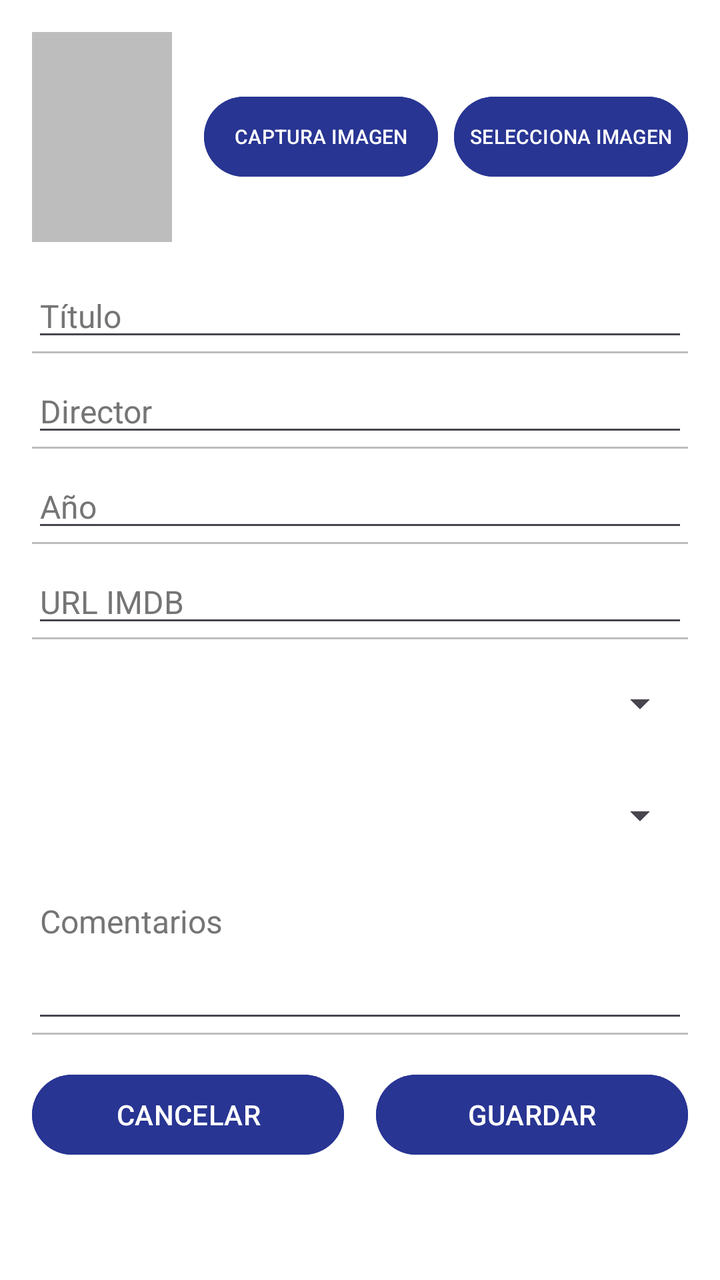
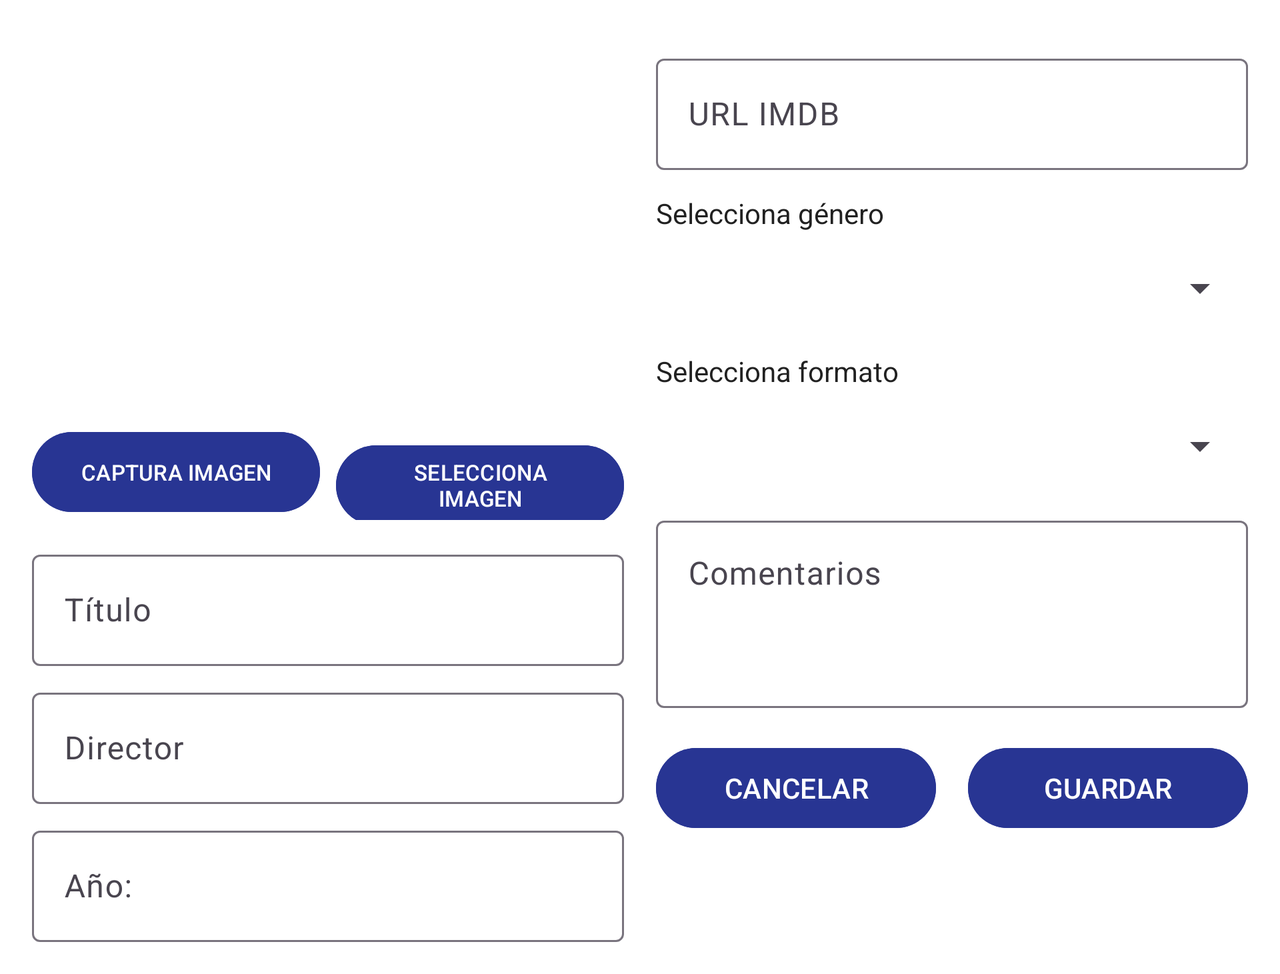

One screen, two layout resources from the same app: the default and the repository's alternative for another configuration. Each is rendered where Android would select it; the XML of both is given below.
<!-- AndroidManifest.xml: application theme Theme.FilmotecarubenJuan -->
<!-- res/layout/activity_film_edit.xml -->
<?xml version="1.0" encoding="utf-8"?>
<ScrollView xmlns:android="http://schemas.android.com/apk/res/android"
    xmlns:tools="http://schemas.android.com/tools"
    android:layout_width="match_parent"
    android:layout_height="match_parent"
    android:background="@color/background"
    android:fitsSystemWindows="true"
    tools:context=".FilmEditActivity">

    <LinearLayout
        android:layout_width="match_parent"
        android:layout_height="wrap_content"
        android:orientation="vertical"
        android:padding="16dp">

        <LinearLayout
            android:layout_width="match_parent"
            android:layout_height="wrap_content"
            android:orientation="horizontal"
            android:gravity="center_vertical">

            <ImageView
                android:id="@+id/ivFilmImage"
                android:layout_width="70dp"
                android:layout_height="105dp"
                android:scaleType="centerCrop"
                android:contentDescription="@string/film_poster"
                android:background="@color/divider"
                tools:src="@mipmap/ic_launcher" />

            <LinearLayout
                android:layout_width="0dp"
                android:layout_height="wrap_content"
                android:layout_weight="1"
                android:layout_marginStart="16dp"
                android:orientation="vertical">

                <LinearLayout
                    android:layout_width="match_parent"
                    android:layout_height="wrap_content"
                    android:orientation="horizontal">

                    <Button
                        android:id="@+id/btnCaptureImage"
                        android:layout_width="0dp"
                        android:layout_height="wrap_content"
                        android:layout_weight="1"
                        android:layout_marginEnd="4dp"
                        android:text="@string/capture_image"
                        android:backgroundTint="@color/primary"
                        android:textColor="@color/white"
                        android:textSize="10sp"
                        android:padding="8dp" />

                    <Button
                        android:id="@+id/btnSelectImage"
                        android:layout_width="0dp"
                        android:layout_height="wrap_content"
                        android:layout_weight="1"
                        android:layout_marginStart="4dp"
                        android:text="@string/select_image"
                        android:backgroundTint="@color/primary"
                        android:textColor="@color/white"
                        android:textSize="10sp"
                        android:padding="8dp" />

                </LinearLayout>

            </LinearLayout>

        </LinearLayout>

        <EditText
            android:id="@+id/etFilmTitle"
            android:layout_width="match_parent"
            android:layout_height="wrap_content"
            android:layout_marginTop="16dp"
            android:hint="@string/title_hint"
            android:inputType="text"
            android:textSize="16sp"
            android:textColor="@color/primary_text"
            android:textColorHint="@color/secondary_text" />

        <View
            android:layout_width="match_parent"
            android:layout_height="1dp"
            android:background="@color/divider" />

        <EditText
            android:id="@+id/etFilmDirector"
            android:layout_width="match_parent"
            android:layout_height="wrap_content"
            android:layout_marginTop="8dp"
            android:hint="@string/director_hint"
            android:inputType="text"
            android:textSize="16sp"
            android:textColor="@color/primary_text"
            android:textColorHint="@color/secondary_text" />

        <View
            android:layout_width="match_parent"
            android:layout_height="1dp"
            android:background="@color/divider" />

        <EditText
            android:id="@+id/etFilmYear"
            android:layout_width="match_parent"
            android:layout_height="wrap_content"
            android:layout_marginTop="8dp"
            android:hint="@string/year_hint"
            android:inputType="number"
            android:textSize="16sp"
            android:textColor="@color/primary_text"
            android:textColorHint="@color/secondary_text" />

        <View
            android:layout_width="match_parent"
            android:layout_height="1dp"
            android:background="@color/divider" />

        <EditText
            android:id="@+id/etFilmUrl"
            android:layout_width="match_parent"
            android:layout_height="wrap_content"
            android:layout_marginTop="8dp"
            android:hint="@string/url_hint"
            android:inputType="textUri"
            android:textSize="16sp"
            android:textColor="@color/primary_text"
            android:textColorHint="@color/secondary_text" />

        <View
            android:layout_width="match_parent"
            android:layout_height="1dp"
            android:background="@color/divider" />

        <Spinner
            android:id="@+id/spFilmGenre"
            android:layout_width="match_parent"
            android:layout_height="wrap_content"
            android:layout_marginTop="8dp"
            android:minHeight="48dp" />

        <Spinner
            android:id="@+id/spFilmFormat"
            android:layout_width="match_parent"
            android:layout_height="wrap_content"
            android:layout_marginTop="8dp"
            android:minHeight="48dp" />

        <EditText
            android:id="@+id/etFilmComments"
            android:layout_width="match_parent"
            android:layout_height="wrap_content"
            android:layout_marginTop="8dp"
            android:hint="@string/comments_hint"
            android:inputType="textMultiLine"
            android:minLines="3"
            android:gravity="top"
            android:textSize="16sp"
            android:textColor="@color/primary_text"
            android:textColorHint="@color/secondary_text" />

        <View
            android:layout_width="match_parent"
            android:layout_height="1dp"
            android:background="@color/divider" />

        <LinearLayout
            android:layout_width="match_parent"
            android:layout_height="wrap_content"
            android:layout_marginTop="16dp"
            android:orientation="horizontal">

            <Button
                android:id="@+id/btnCancel"
                android:layout_width="0dp"
                android:layout_height="wrap_content"
                android:layout_weight="1"
                android:layout_marginEnd="8dp"
                android:text="@string/cancel"
                android:backgroundTint="@color/primary"
                android:textColor="@color/white" />

            <Button
                android:id="@+id/btnSave"
                android:layout_width="0dp"
                android:layout_height="wrap_content"
                android:layout_weight="1"
                android:layout_marginStart="8dp"
                android:text="@string/save"
                android:backgroundTint="@color/primary"
                android:textColor="@color/white" />

        </LinearLayout>

    </LinearLayout>

</ScrollView>
<!-- resources referenced by this layout -->
<resources>
  <color name="background">#FFFFFF</color>
  <color name="divider">#BDBDBD</color>
  <color name="primary">#283593</color>
  <color name="primary_text">#212121</color>
  <color name="secondary_text">#757575</color>
  <color name="white">#FFFFFFFF</color>
  <string name="cancel">CANCELAR</string>
  <string name="capture_image">CAPTURA IMAGEN</string>
  <string name="comments_hint">Comentarios</string>
  <string name="director_hint">Director</string>
  <string name="film_poster">Carátula de película</string>
  <string name="save">GUARDAR</string>
  <string name="select_image">SELECCIONA IMAGEN</string>
  <string name="title_hint">Título</string>
  <string name="url_hint">URL IMDB</string>
  <string name="year_hint">Año</string>
  <style name="Theme.FilmotecarubenJuan" parent="Base.Theme.FilmotecaRubenJuan" />
  <style name="Base.Theme.FilmotecaRubenJuan" parent="Theme.Material3.Light">
          <item name="colorPrimary">@color/primary</item>
          <item name="colorPrimaryDark">@color/primary_dark</item>
          <item name="colorAccent">@color/accent</item>
      </style>
  <color name="primary_dark">#1A237E</color>
  <color name="accent">#FF6F00</color>
</resources>
<!-- res/layout-land/activity_film_edit.xml (the repository's variant of the layout above) -->
<!-- drawn on the phone turned sideways -->
<?xml version="1.0" encoding="utf-8"?>
<ScrollView xmlns:android="http://schemas.android.com/apk/res/android"
    xmlns:app="http://schemas.android.com/apk/res-auto"
    xmlns:tools="http://schemas.android.com/tools"
    android:layout_width="match_parent"
    android:layout_height="match_parent"
    android:background="@color/background"
    android:fitsSystemWindows="true"
    tools:context=".FilmEditActivity">

    <LinearLayout
        android:layout_width="match_parent"
        android:layout_height="wrap_content"
        android:orientation="horizontal"
        android:paddingTop="24dp"
        android:paddingStart="16dp"
        android:paddingEnd="16dp"
        android:paddingBottom="16dp">

        
        <LinearLayout
            android:layout_width="0dp"
            android:layout_height="wrap_content"
            android:layout_weight="1"
            android:orientation="vertical"
            android:paddingEnd="8dp">

            <ImageView
                android:id="@+id/ivFilmImage"
                android:layout_width="120dp"
                android:layout_height="180dp"
                android:layout_gravity="center_horizontal"
                android:contentDescription="@string/film_poster"
                android:scaleType="centerCrop" />

            <LinearLayout
                android:layout_width="match_parent"
                android:layout_height="wrap_content"
                android:layout_marginTop="8dp"
                android:orientation="horizontal">

                <Button
                    android:id="@+id/btnCaptureImage"
                    android:layout_width="0dp"
                    android:layout_height="wrap_content"
                    android:layout_weight="1"
                    android:layout_marginEnd="4dp"
                    android:backgroundTint="@color/primary"
                    android:text="@string/capture_image"
                    android:textSize="11sp"
                    android:textColor="@color/white" />

                <Button
                    android:id="@+id/btnSelectImage"
                    android:layout_width="0dp"
                    android:layout_height="wrap_content"
                    android:layout_weight="1"
                    android:layout_marginStart="4dp"
                    android:backgroundTint="@color/primary"
                    android:text="@string/select_image"
                    android:textSize="11sp"
                    android:textColor="@color/white" />
            </LinearLayout>

            <com.google.android.material.textfield.TextInputLayout
                android:layout_width="match_parent"
                android:layout_height="wrap_content"
                android:layout_marginTop="12dp"
                android:hint="@string/title_hint">

                <com.google.android.material.textfield.TextInputEditText
                    android:id="@+id/etFilmTitle"
                    android:layout_width="match_parent"
                    android:layout_height="wrap_content"
                    android:inputType="text" />
            </com.google.android.material.textfield.TextInputLayout>

            <com.google.android.material.textfield.TextInputLayout
                android:layout_width="match_parent"
                android:layout_height="wrap_content"
                android:layout_marginTop="8dp"
                android:hint="@string/director_hint">

                <com.google.android.material.textfield.TextInputEditText
                    android:id="@+id/etFilmDirector"
                    android:layout_width="match_parent"
                    android:layout_height="wrap_content"
                    android:inputType="text" />
            </com.google.android.material.textfield.TextInputLayout>

            <com.google.android.material.textfield.TextInputLayout
                android:layout_width="match_parent"
                android:layout_height="wrap_content"
                android:layout_marginTop="8dp"
                android:hint="@string/year">

                <com.google.android.material.textfield.TextInputEditText
                    android:id="@+id/etFilmYear"
                    android:layout_width="match_parent"
                    android:layout_height="wrap_content"
                    android:inputType="number" />
            </com.google.android.material.textfield.TextInputLayout>

        </LinearLayout>

        
        <LinearLayout
            android:layout_width="0dp"
            android:layout_height="wrap_content"
            android:layout_weight="1"
            android:orientation="vertical"
            android:paddingStart="8dp">

            <com.google.android.material.textfield.TextInputLayout
                android:layout_width="match_parent"
                android:layout_height="wrap_content"
                android:hint="@string/url_hint">

                <com.google.android.material.textfield.TextInputEditText
                    android:id="@+id/etFilmUrl"
                    android:layout_width="match_parent"
                    android:layout_height="wrap_content"
                    android:inputType="textUri" />
            </com.google.android.material.textfield.TextInputLayout>

            <TextView
                android:layout_width="wrap_content"
                android:layout_height="wrap_content"
                android:layout_marginTop="12dp"
                android:text="@string/select_genre"
                android:textColor="@color/primary_text"
                android:textSize="14sp" />

            <Spinner
                android:id="@+id/spFilmGenre"
                android:layout_width="match_parent"
                android:layout_height="wrap_content"
                android:layout_marginTop="4dp"
                android:minHeight="48dp" />

            <TextView
                android:layout_width="wrap_content"
                android:layout_height="wrap_content"
                android:layout_marginTop="8dp"
                android:text="@string/select_format"
                android:textColor="@color/primary_text"
                android:textSize="14sp" />

            <Spinner
                android:id="@+id/spFilmFormat"
                android:layout_width="match_parent"
                android:layout_height="wrap_content"
                android:layout_marginTop="4dp"
                android:minHeight="48dp" />

            <com.google.android.material.textfield.TextInputLayout
                android:layout_width="match_parent"
                android:layout_height="wrap_content"
                android:layout_marginTop="8dp"
                android:hint="@string/comments_hint">

                <com.google.android.material.textfield.TextInputEditText
                    android:id="@+id/etFilmComments"
                    android:layout_width="match_parent"
                    android:layout_height="wrap_content"
                    android:inputType="textMultiLine"
                    android:minLines="3"
                    android:maxLines="4"
                    android:gravity="top" />
            </com.google.android.material.textfield.TextInputLayout>

            
            <LinearLayout
                android:layout_width="match_parent"
                android:layout_height="wrap_content"
                android:layout_marginTop="16dp"
                android:orientation="horizontal">

                <Button
                    android:id="@+id/btnCancel"
                    android:layout_width="0dp"
                    android:layout_height="wrap_content"
                    android:layout_weight="1"
                    android:layout_marginEnd="8dp"
                    android:backgroundTint="@color/primary"
                    android:text="@string/cancel"
                    android:textColor="@color/white" />

                <Button
                    android:id="@+id/btnSave"
                    android:layout_width="0dp"
                    android:layout_height="wrap_content"
                    android:layout_weight="1"
                    android:layout_marginStart="8dp"
                    android:backgroundTint="@color/primary"
                    android:text="@string/save"
                    android:textColor="@color/white" />
            </LinearLayout>

        </LinearLayout>

    </LinearLayout>

</ScrollView>
<!-- resources referenced by the variant -->
<!-- as the phone turned sideways resolves them -->
<resources>
  <color name="background">#FFFFFF</color>
  <color name="primary">#283593</color>
  <color name="primary_text">#212121</color>
  <color name="white">#FFFFFFFF</color>
  <string name="cancel">CANCELAR</string>
  <string name="capture_image">CAPTURA IMAGEN</string>
  <string name="comments_hint">Comentarios</string>
  <string name="director_hint">Director</string>
  <string name="film_poster">Carátula de película</string>
  <string name="save">GUARDAR</string>
  <string name="select_format">Selecciona formato</string>
  <string name="select_genre">Selecciona género</string>
  <string name="select_image">SELECCIONA IMAGEN</string>
  <string name="title_hint">Título</string>
  <string name="url_hint">URL IMDB</string>
  <string name="year">Año:</string>
  <style name="Theme.FilmotecarubenJuan" parent="Base.Theme.FilmotecaRubenJuan" />
  <style name="Base.Theme.FilmotecaRubenJuan" parent="Theme.Material3.Light">
          <item name="colorPrimary">@color/primary</item>
          <item name="colorPrimaryDark">@color/primary_dark</item>
          <item name="colorAccent">@color/accent</item>
      </style>
  <color name="primary_dark">#1A237E</color>
  <color name="accent">#FF6F00</color>
</resources>
